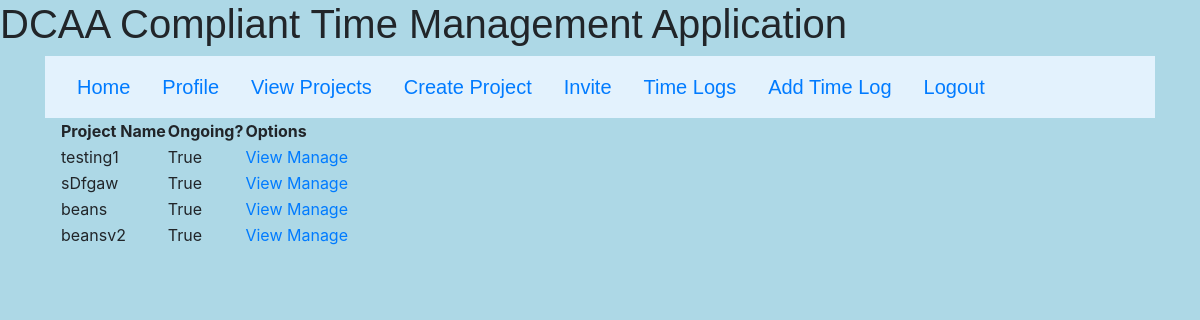
The app's page /viewProjects (signed in) with its own data.
### models.py (models this page shows)
class Project(db.Model):
	projectID = db.Column(db.Integer, primary_key=True, unique=True)
	projectName = db.Column(db.String(100))
	projectOngoing = db.Column(db.Boolean)

### main_bp.py (the view)
@main.route('/viewProjects', methods=["GET", "POST"])
@login_required
def view_projects():
    projects = Project.query.all()
    return render_template('/ViewProjects.html', name=current_user.name, listOfProjects=projects)

### __init__.py (called while the page is built)
def create_app():
	app = Flask(__name__)
	app.config['SECRET_KEY'] = os.urandom(24)
	app.config['SQLALCHEMY_DATABASE_URI'] = 'sqlite:///db.sqlite'
	db.init_app(app)
	app.config['MAIL_SERVER']='smtp.gmail.com'
	app.config['MAIL_PORT'] = 465
	app.config['MAIL_USERNAME'] = 'dcaatimemamangement@gmail.com'
	app.config['MAIL_PASSWORD'] = os.environ.get('MAILPWD')
	app.config['MAIL_USE_TLS'] = False
	app.config['MAIL_USE_SSL'] = True
	mail.init_app(app)
	login_manager = LoginManager()
	login_manager.login_view = 'auth.login'
	login_manager.init_app(app)
	from .models import User
	@login_manager.user_loader
	def load_user(user_id):
			return User.query.get(int(user_id))
	from .auth_bp import auth as auth_blueprint
	app.register_blueprint(auth_blueprint)
	from .main_bp import main as main_blueprint
	app.register_blueprint(main_blueprint)
	return app

### templates/viewProjects.html (shortened to what this page needs)
{% extends "base.html" %}
{% block content %}
<link rel="stylesheet" href='/static/stylesheet.css' />
<div class="container">
    <table class="w3-table-all w3-hoverable">
    <thead>
      <tr class="w3-light-grey">
        <th>Project Name</th>
        <th>Ongoing?</th>
        <th>Options</th>
      </tr>
    </thead>
        {% for project in listOfProjects %}
            <tr>
                <td>{{project.projectName}}</td>
                <td>{{project.projectOngoing}}</td>
                <td>
                    <a href=\"#\" class=\"w3-button w3-light-grey\">View</a>
                    <a href=\"#\" class=\"w3-button w3-light-grey\">Manage</a></td>
            </tr>
        {% endfor %}
  </table>
</div>
{% endblock %}

### static/stylesheet.css (style rules this page uses)
body { background-color: lightblue; }

### records on screen
Project: projectName "testing1", projectOngoing "True"
Project: projectName "sDfgaw", projectOngoing "True"
Project: projectName "beans", projectOngoing "True"
Project: projectName "beansv2", projectOngoing "True"
